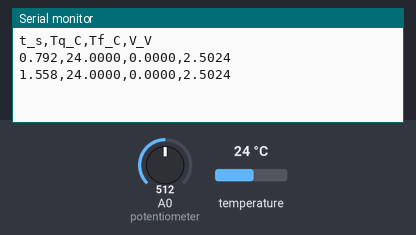
This sketch was run on a simulated Arduino Uno, built with avr-gcc and run on an emulated ATmega328P. Parts: the last lines printed to the serial monitor. The test bench sets the inputs (shaded band); at power-on: temperature 24 °C, A0 (potentiometer) = 512.

Above: at 2.3 s.
2.4 s: temperature set to 12 °C
At 2.4 s:
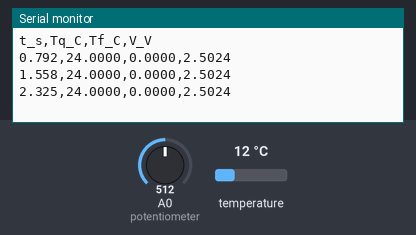
3.9 s: A0 (potentiometer) set to 716
At 4.5 s:
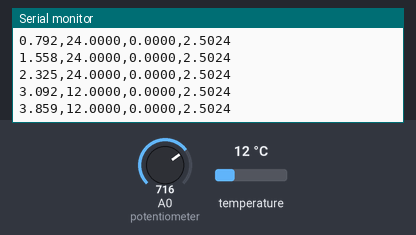
5.4 s: temperature set to 19 °C
At 6.0 s:
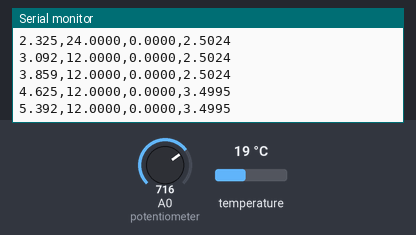
6.9 s: A0 (potentiometer) set to 900
At 7.4 s:
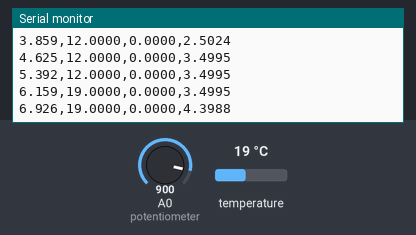
Timing chart, 0 to 9.4 s (numbered marks = the images above; inputs shaded):
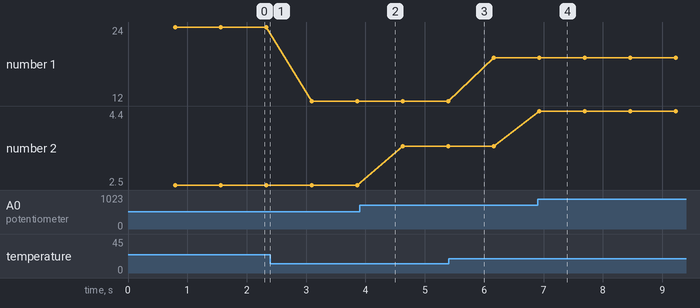

The sketch:

sketch.ino
```cpp
// Verificação da Segunda Lei — versão com um sensor (frio = banho de gelo a 0 °C)
// Mesmo código para o Wokwi e para o Arduino real.
// Saída CSV: t_s,Tq_C,Tf_C,V_V  (toda a física é calculada depois, no Python)

#include <OneWire.h>
#include <DallasTemperature.h>

const float T_FRIO      = 0.0;    // banho de gelo: 0 °C enquanto houver gelo
const bool  REF_INTERNA = false;  // no real: true se a tensão do Peltier ficar abaixo de 1 V
const float VREF        = REF_INTERNA ? 1.1 : 5.0;

OneWire barramento(2);            // fio de dados do DS18B20 no pino 2
DallasTemperature sensores(&barramento);
DeviceAddress quente;

void setup() {
  Serial.begin(115200);
  sensores.begin();
  if (!sensores.getAddress(quente, 0)) {
    Serial.println("# ERRO: sensor nao encontrado (confira o fio de dados e o pull-up)");
  }
  sensores.setResolution(quente, 12);           // 0,0625 °C
  analogReference(REF_INTERNA ? INTERNAL : DEFAULT);
  Serial.println("t_s,Tq_C,Tf_C,V_V");
}

void loop() {
  sensores.requestTemperatures();               // ~0,75 s com 12 bits
  float Tq = sensores.getTempC(quente);
  if (Tq == DEVICE_DISCONNECTED_C) {
    Serial.println("# ERRO: leitura do sensor falhou");
    delay(1000);
    return;
  }
  float V = analogRead(A0) * VREF / 1023.0;

  Serial.print(millis() / 1000.0, 3); Serial.print(',');
  Serial.print(Tq, 4);                Serial.print(',');
  Serial.print(T_FRIO, 4);            Serial.print(',');
  Serial.println(V, 4);
}
```

Measured:
- after the input at 6.9 s, the serial monitor: prints a new line at once (image 4)
- plotted number 1: 24 → 12 after the input at 2.4 s, 12 → 19 after the input at 5.4 s
- plotted number 2: 2.5 → 3.5 after the input at 3.9 s, 3.5 → 4.4 after the input at 6.9 s
